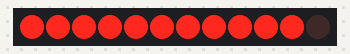
Bench run of a sketch on a simulated Arduino Uno, built with avr-gcc and run on an emulated ATmega328P. Shown: 12×1 LED matrix. Wiring (inferred from the names in the program): charlieplexed LEDs: lines pin 0, pin 1, pin 2, pin 3.

Above: at 0.1 s.
At 1.1 s:
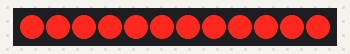

The sketch:

charlieplexing_12_leds.ino
```cpp
/* charlieplexing_12_leds.ino
Test Arduino sketch (to run on an Arduino UNO, not Attinys)
for testing 4 pin Charlieplexing, in my case controlling 12 LEDs.
I wanted to use this in my project.
*/
// All GPIO pins in use.
const char TOTAL_PINS = 4;
 const char gpioPins[TOTAL_PINS] = {
   0,
   1,
   2,
   3
 };
// Contains the pins to set to output HIGH and output LOW to lit each of the 12 LEDs
// Led i is represented by index i in this map, and is in the format {pin to set to low, pin to set to high}
// Other pins are input pins.
// My schematic pins are called JP1, JP2, JP3, JP4, correspodning to GPIO pin number 1, 2, 3 and 4.
const char allPinStates[12][2] = {
  {gpioPins[1], gpioPins[0]}, // LED1  -> JP2 LOW, JP1 HIGH
  {gpioPins[0], gpioPins[1]}, // LED2  -> JP1 LOW, JP2 HIGH
  {gpioPins[2], gpioPins[0]}, // LED3  -> JP3 LOW, JP1 HIGH
  {gpioPins[0], gpioPins[2]}, // LED4  -> JP1 LOW, JP3 HIGH
  {gpioPins[3], gpioPins[0]}, // LED5  -> JP4 LOW, JP1 HIGH
  {gpioPins[0], gpioPins[3]}, // LED6  -> JP1 LOW, JP4 HIGH
  {gpioPins[2], gpioPins[1]}, // LED7  -> JP3 LOW, JP2 HIGH
  {gpioPins[1], gpioPins[2]}, // LED8  -> JP2 LOW, JP3 HIGH
  {gpioPins[3], gpioPins[1]}, // LED9  -> JP4 LOW, JP2 HIGH
  {gpioPins[1], gpioPins[3]}, // LED10 -> JP2 LOW, JP4 HIGH
  {gpioPins[3], gpioPins[2]}, // LED11 -> JP4 LOW, JP3 HIGH
  {gpioPins[2], gpioPins[3]}  // LED12 -> JP3 LOW, JP4 HIGH
};
unsigned long startMillis = 0;
 // Later intended to be used as a progress bar for the timer,
 // to indicate time left, by only having turned on for example LED 1,2,3, and 4.
 char numberOfLEDsOn = 12;
 // Used to blink the rightmost LED on the progressbar every second,
 // keeping all other LEDs before it on, to indicate that the timer
 // is counting down.
 unsigned long microsecondsElapsed = 0;
 char blinkState = 0;
 // Set all pins to inputs. Used for clearing the LEDs.
 void setAllPinsToInputs(){
   for (int i=0;i<TOTAL_PINS;i++){
      pinMode(gpioPins[i], INPUT);
   }
 }
// Given a pointer to a 2-element char array in the format {pin to set to low, pin to set to high},
// sets one of the pins to low and the other one to high.
 void setPinState(const char* pinState){
   for (int i=0;i<2;i++){
     const char pin = *pinState;
     pinMode(pin, OUTPUT);
     digitalWrite(pin, i == 1);
     pinState++;
   }
 }
 void setup() {
   // Set up pins
   setAllPinsToInputs();
 }
 void loop() {
   // Set all pins to input
   // Turn on all LEDs up until the LED to blink (see comments around "timeElapsed") above
   char upperLimit = numberOfLEDsOn-1;
   if (blinkState){
     upperLimit++;
   }
   for (int i = 0; i < upperLimit; i++) {
     // For each pin state, set the LEDs accordingly
     setPinState(allPinStates[i]);
     delayMicroseconds(1000);
     microsecondsElapsed += 1000;
     setAllPinsToInputs();
  }
  // Update blinkState every second
  if (microsecondsElapsed >= 1e6){
    microsecondsElapsed = 0;
    blinkState = !blinkState;
  }
 }
```

Measured:
- what the display in image 0 shows lasts 1.1 s, from 0.0 s to 1.1 s
- what the display in image 1 shows lasts 1.0 s, from 1.1 s to 2.1 s
